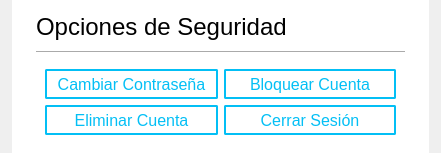
            <widget class="QWidget" name="widgetSecurityOptions" native="true">
             <layout class="QVBoxLayout" name="verticalLayout_32">
              <property name="leftMargin">
               <number>12</number>
              </property>
              <property name="topMargin">
               <number>0</number>
              </property>
              <property name="rightMargin">
               <number>12</number>
              </property>
              <property name="bottomMargin">
               <number>0</number>
              </property>
              <item>
               <widget class="QWidget" name="widget_5" native="true">
                <property name="styleSheet">
                 <string notr="true">background-color:white;</string>
                </property>
                <layout class="QVBoxLayout" name="verticalLayout_31">
                 <property name="leftMargin">
                  <number>24</number>
                 </property>
                 <property name="rightMargin">
                  <number>24</number>
                 </property>
                 <item>
                  <layout class="QHBoxLayout" name="horizontalLayout_24">
                   <item>
                    <widget class="QLabel" name="labelHeaderSecurityOptions">
                     <property name="font">
                      <font>
                       <family>Helvetica Neue</family>
                       <pointsize>18</pointsize>
                      </font>
                     </property>
                     <property name="text">
                      <string>Opciones de Seguridad</string>
                     </property>
                    </widget>
                   </item>
                   <item>
                    <spacer name="horizontalSpacer_18">
                     <property name="orientation">
                      <enum>Qt::Horizontal</enum>
                     </property>
                     <property name="sizeHint" stdset="0">
                      <size>
                       <width>40</width>
                       <height>20</height>
                      </size>
                     </property>
                    </spacer>
                   </item>
                   <item>
                    <widget class="QPushButton" name="pushButton_3">
                     <property name="minimumSize">
                      <size>
                       <width>0</width>
                       <height>36</height>
                      </size>
                     </property>
                     <property name="maximumSize">
                      <size>
                       <width>16777215</width>
                       <height>36</height>
                      </size>
                     </property>
                     <property name="font">
                      <font>
                       <family>Helvetica Neue</family>
                       <pointsize>18</pointsize>
                      </font>
                     </property>
                     <property name="text">
                      <string/>
                     </property>
                     <property name="flat">
                      <bool>true</bool>
                     </property>
                    </widget>
                   </item>
                  </layout>
                 </item>
                 <item>
                  <widget class="Line" name="line_12">
                   <property name="orientation">
                    <enum>Qt::Horizontal</enum>
                   </property>
                  </widget>
                 </item>
                 <item>
                  <widget class="QWidget" name="widget_7" native="true">
                   <layout class="QGridLayout" name="gridLayout_13">
                    <item row="0" column="0">
                     <widget class="QPushButton" name="pushButtonChangePassword">
                      <property name="minimumSize">
                       <size>
                        <width>30</width>
                        <height>30</height>
                       </size>
                      </property>
                      <property name="font">
                       <font>
                        <family>helvetica neue</family>
                        <pointsize>12</pointsize>
                       </font>
                      </property>
                      <property name="styleSheet">
                       <string notr="true">border-radius: 2px;
border: 1.5px solid #03bff5;
font-family: helvetica neue;
font-style: ultrafina;
font-size: 12pt;
color: #03bff5;</string>
                      </property>
                      <property name="text">
                       <string>Cambiar Contraseña</string>
                      </property>
                      <property name="flat">
                       <bool>true</bool>
                      </property>
                     </widget>
                    </item>
                    <item row="0" column="1">
                     <widget class="QPushButton" name="pushButtonBlockAccount">
                      <property name="minimumSize">
                       <size>
                        <width>0</width>
                        <height>30</height>
                       </size>
                      </property>
                      <property name="font">
                       <font>
                        <family>helvetica neue</family>
                        <pointsize>12</pointsize>
                       </font>
                      </property>
                      <property name="styleSheet">
                       <string notr="true">border-radius: 2px;
border: 1.5px solid #03bff5;
font-family: helvetica neue;
font-style: ultrafina;
font-size: 12pt;
color: #03bff5;</string>
                      </property>
                      <property name="text">
                       <string>Bloquear Cuenta</string>
                      </property>
                      <property name="flat">
                       <bool>true</bool>
                      </property>
                     </widget>
                    </item>
                    <item row="1" column="1">
                     <widget class="QPushButton" name="pushButtonCloseSession_2">
                      <property name="minimumSize">
                       <size>
                        <width>0</width>
                        <height>30</height>
                       </size>
                      </property>
                      <property name="font">
                       <font>
                        <family>helvetica neue</family>
                        <pointsize>12</pointsize>
                       </font>
                      </property>
                      <property name="styleSheet">
                       <string notr="true">border-radius: 2px;
border: 1.5px solid #03bff5;
font-family: helvetica neue;
font-style: ultrafina;
font-size: 12pt;
color: #03bff5;</string>
                      </property>
                      <property name="text">
                       <string>Cerrar Sesión</string>
                      </property>
                      <property name="flat">
                       <bool>true</bool>
                      </property>
                     </widget>
                    </item>
                    <item row="1" column="0">
                     <widget class="QPushButton" name="pushButtonDeleteAccount">
                      <property name="minimumSize">
                       <size>
                        <width>0</width>
                        <height>30</height>
                       </size>
                      </property>
                      <property name="font">
                       <font>
                        <family>helvetica neue</family>
                        <pointsize>12</pointsize>
                       </font>
                      </property>
                      <property name="styleSheet">
                       <string notr="true">border-radius: 2px;
border: 1.5px solid #03bff5;
font-family: helvetica neue;
font-style: ultrafina;
font-size: 12pt;
color: #03bff5;</string>
                      </property>
                      <property name="text">
                       <string>Eliminar Cuenta</string>
                      </property>
                      <property name="flat">
                       <bool>true</bool>
                      </property>
                     </widget>
                    </item>
                   </layout>
                  </widget>
                 </item>
                </layout>
                <zorder></zorder>
                <zorder>line_12</zorder>
                <zorder>widget_7</zorder>
               </widget>
              </item>
             </layout>
            </widget>
